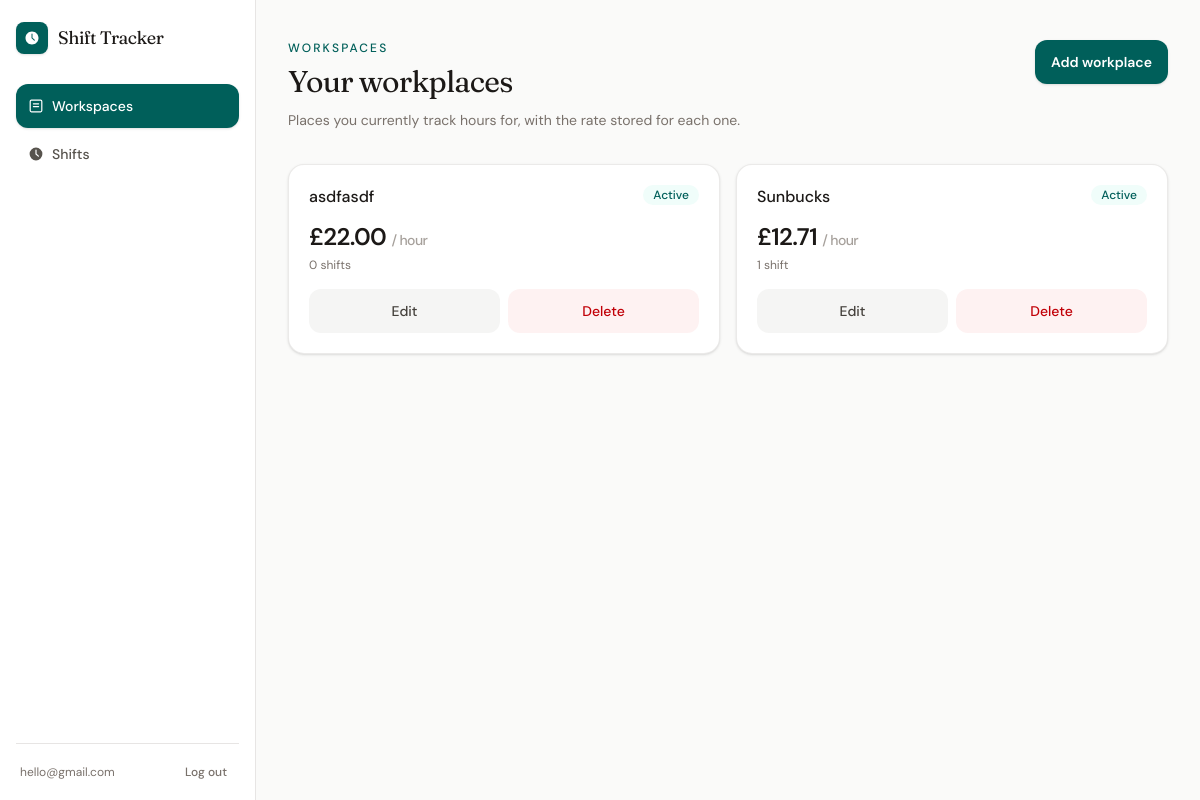
Page /workspaces/ (signed in) on the earlier database version.
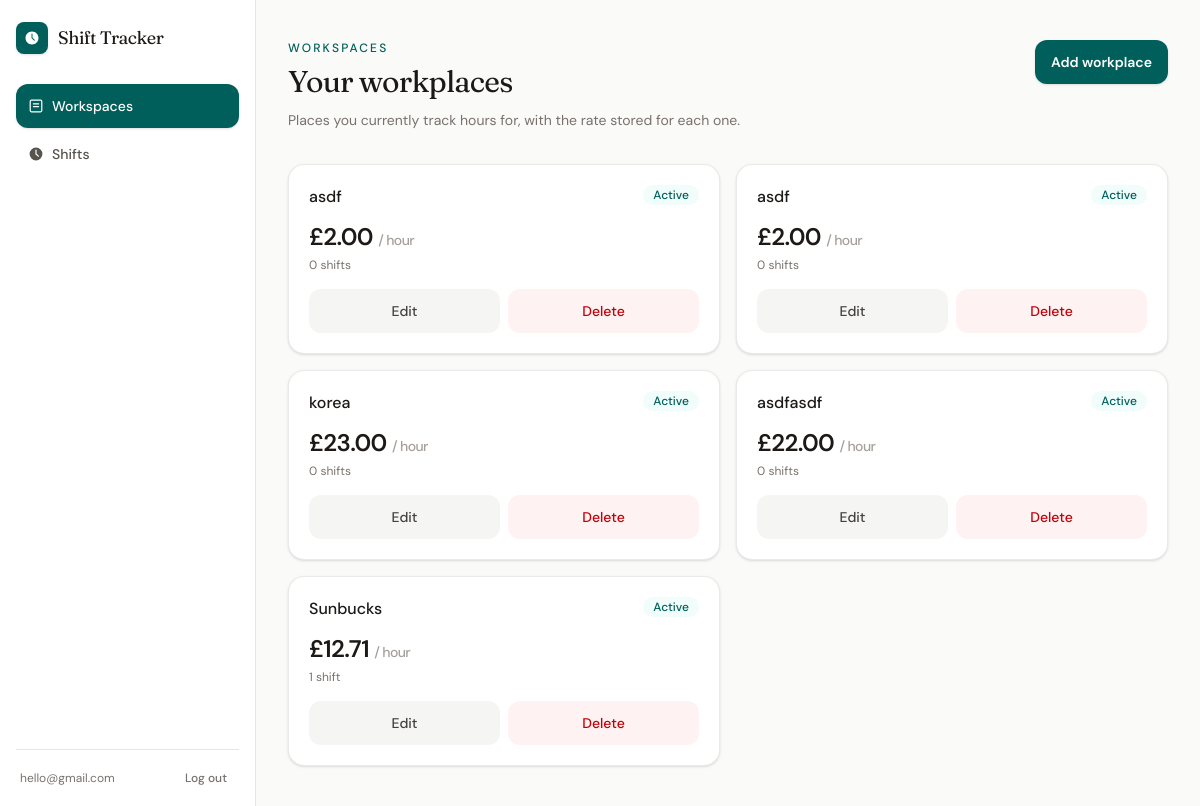
Same page on the later database version.
### workspaces/models.py (models this page shows, shortened)
class Workplace(models.Model):
    user = models.ForeignKey(
        settings.AUTH_USER_MODEL,
        on_delete=models.CASCADE,
        related_name="workplaces",
    )
    name = models.CharField(max_length=100)
    hourly_rate = models.DecimalField(
        max_digits=6,
        decimal_places=2,
    )
    is_active = models.BooleanField(default=True)
    created_at = models.DateTimeField(auto_now_add=True)
    updated_at = models.DateTimeField(auto_now=True)

### workspaces/views.py (the view)
# urls.py: path("", views.workplace_list, name="workplace_list"),
@login_required
def workplace_list(request):
    try:
        workplaces = _user_workplaces(request.user)
        return render(
            request,
            "workspaces/list.html",
            {"workplaces": workplaces},
        )
    except Exception:
        messages.error(request, "Could not load your workspaces.")
        return render(
            request,
            "workspaces/list.html",
            {"workplaces": []},
        )

### workspaces/views.py (called while the page is built)
def _user_workplaces(user):
    return (
        Workplace.objects.filter(user=user)
        .annotate(shift_count=Count("shifts"))
        .order_by("-created_at")
    )

### workspaces/templates/workspaces/list.html (shortened to what this page needs)
{% extends "app.html" %}
{% block app_content %}
<div class="px-4 py-6 sm:px-8 sm:py-10">
    <div class="flex flex-col gap-4 sm:flex-row sm:items-start sm:justify-between">
        <div>
            <p class="text-xs font-medium uppercase tracking-[0.18em] text-teal-800">Workspaces</p>
            <h1 class="mt-2 font-serif text-2xl tracking-tight text-stone-900 sm:text-3xl">Your workplaces</h1>
            <p class="mt-2 max-w-xl text-sm leading-6 text-stone-500">
                Places you currently track hours for, with the rate stored for each one.
            </p>
        </div>
        <button
            type="button"
            hx-get="{% url 'workplace_create' %}"
            hx-target="#modal"
            hx-swap="innerHTML"
            class="min-h-11 w-full touch-manipulation rounded-xl bg-teal-800 px-4 text-sm font-semibold text-white shadow-sm transition hover:bg-teal-700 sm:w-auto"
        >
            Add workplace
        </button>
    </div>
    <div id="workplace-list" class="mt-8">
        {% include "workspaces/partials/list.html" %}
    </div>
</div>
{% endblock %}

### workspaces/templates/workspaces/partials/list.html
{% if workplaces %}
    <ul class="grid gap-4 sm:grid-cols-2">
        {% for workplace in workplaces %}
            <li class="rounded-2xl border border-stone-200/80 bg-white p-5 shadow-sm">
                <div class="flex items-start justify-between gap-3">
                    <h2 class="font-medium text-stone-900">{{ workplace.name }}</h2>
                    {% if workplace.is_active %}
                        <span class="rounded-full bg-teal-50 px-2.5 py-0.5 text-xs font-medium text-teal-800">Active</span>
                    {% else %}
                        <span class="rounded-full bg-stone-100 px-2.5 py-0.5 text-xs font-medium text-stone-500">Inactive</span>
                    {% endif %}
                </div>
                <p class="mt-3 text-2xl font-semibold tracking-tight text-stone-900">
                    £{{ workplace.hourly_rate }}
                    <span class="text-sm font-medium text-stone-400">/ hour</span>
                </p>
                <p class="mt-1 text-xs text-stone-500">
                    {{ workplace.shift_count }} shift{{ workplace.shift_count|pluralize }}
                </p>
                <div class="mt-4 grid grid-cols-2 gap-2">
                    <button
                        type="button"
                        hx-get="{% url 'workplace_update' workplace.pk %}"
                        hx-target="#modal"
                        hx-swap="innerHTML"
                        class="min-h-11 rounded-xl bg-stone-100 px-3 text-sm font-medium text-stone-700 transition hover:bg-stone-200"
                    >
                        Edit
                    </button>
                    <button
                        type="button"
                        hx-get="{% url 'workplace_delete' workplace.pk %}"
                        hx-target="#modal"
                        hx-swap="innerHTML"
                        class="min-h-11 rounded-xl bg-red-50 px-3 text-sm font-medium text-red-700 transition hover:bg-red-100"
                    >
                        Delete
                    </button>
                </div>
            </li>
        {% endfor %}
    </ul>
{% else %}
    <div class="rounded-2xl border border-dashed border-stone-300 bg-white px-6 py-12 text-center">
        <p class="font-medium text-stone-800">No workspaces yet</p>
        <p class="mt-1 text-sm text-stone-500">Add a workplace to start tracking hours.</p>
    </div>
{% endif %}

Differences in the rows shown:
added Workplace: name "asdf", is_active "Active", hourly_rate "2.00", shift_count "0"
added Workplace: name "asdf", is_active "Active", hourly_rate "2.00", shift_count "0"
added Workplace: name "korea", is_active "Active", hourly_rate "23.00", shift_count "0"
